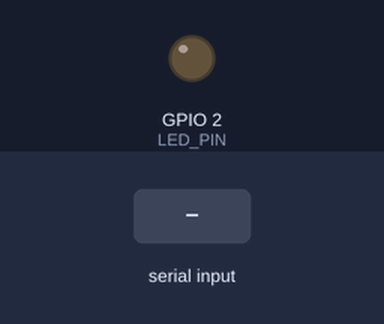
Bench run of a sketch on a simulated ESP32. Parts: output pins drawn as LEDs (lit = HIGH). Inputs (shaded band) come from the test bench. What the sketch prints to the serial monitor is not drawn.

Above: at 1.2 s.
1.3 s: "led=on\n" received over Serial
At 1.6 s:
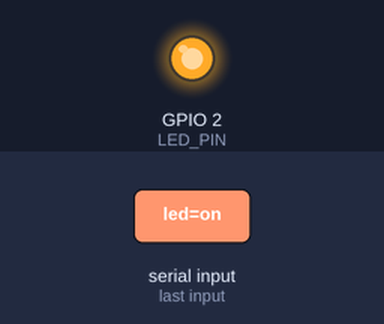
2.8 s: "led=off\n" received over Serial
At 4.0 s:
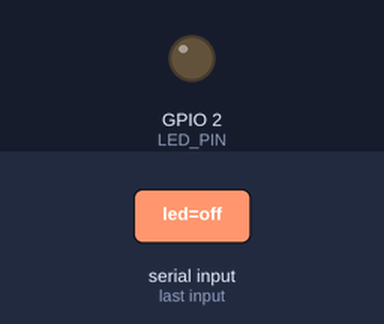
Timing chart, 0 to 5.8 s (numbered marks = the images above; inputs shaded):
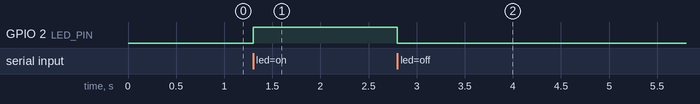

The sketch:

serialtest.ino
```cpp
#include <Arduino.h>

#define LED_PIN 2
bool led_status = false;
String command;

void setup() {
    Serial.begin(115200);
    pinMode(LED_PIN, OUTPUT);
}

void send_led_status(){
  if ( led_status ) {
    Serial.println("LED is ON");
  } else {
    Serial.println("LED is OFF");
  }
}
void loop() {
    if(Serial.available()){
        command = Serial.readStringUntil('\n');

        Serial.printf("Command received %s \n", command);

        if(command.equals("led=on")){
            digitalWrite(LED_PIN, HIGH);
            led_status = 1;
        } else if(command.equals("led=off")){
            digitalWrite(LED_PIN, LOW);
            led_status = 0;
        } else if(command.equals("ledstatus")){
            send_led_status();
        } else{
            Serial.println("Invalid command");
        }
    }
}
```

Measured:
- after the input at 1.3 s, GPIO 2 (LED_PIN): LOW → HIGH at once
- after the input at 2.8 s, GPIO 2 (LED_PIN): HIGH → LOW at once
